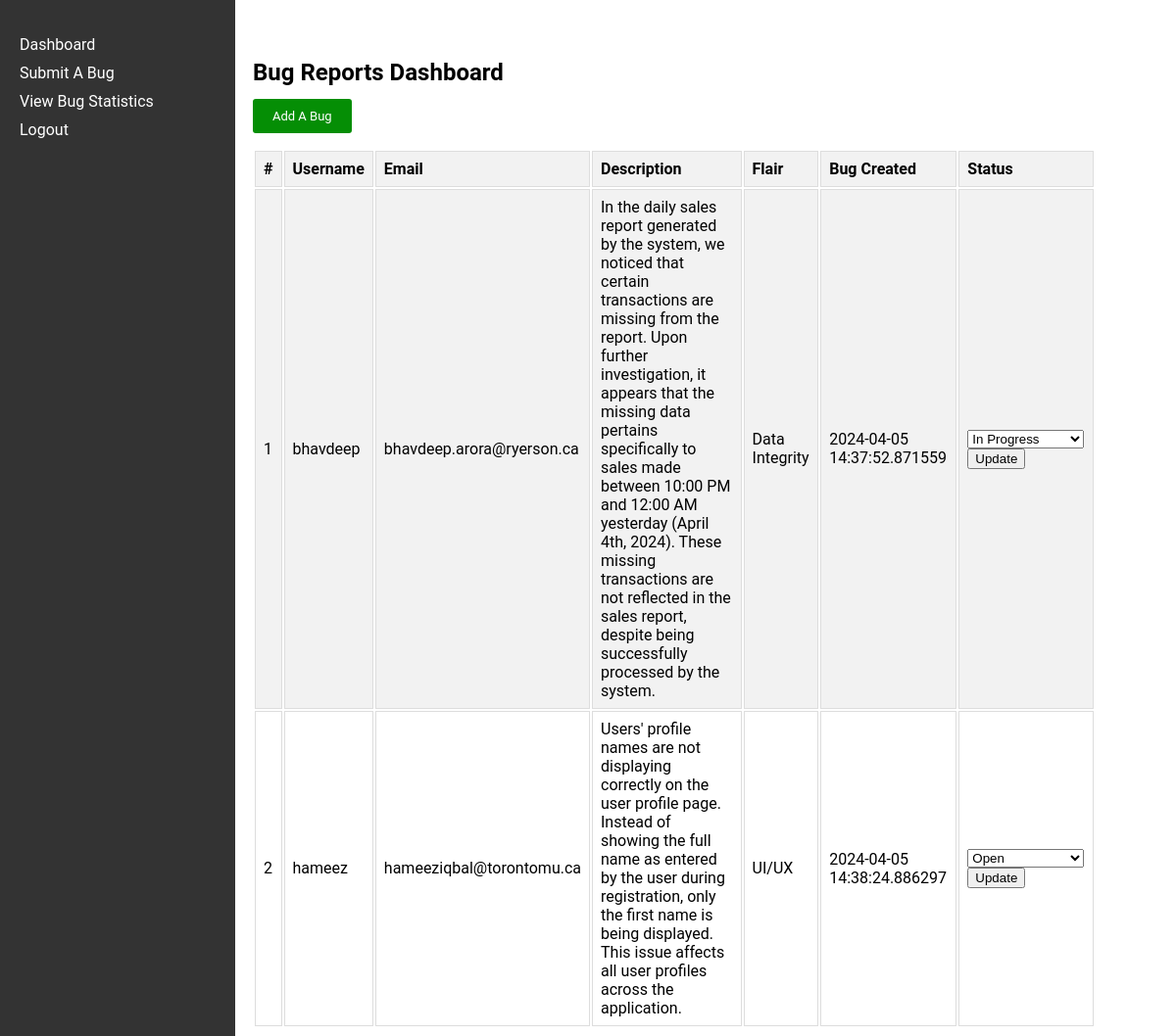
Page /dashboard on the earlier database version.
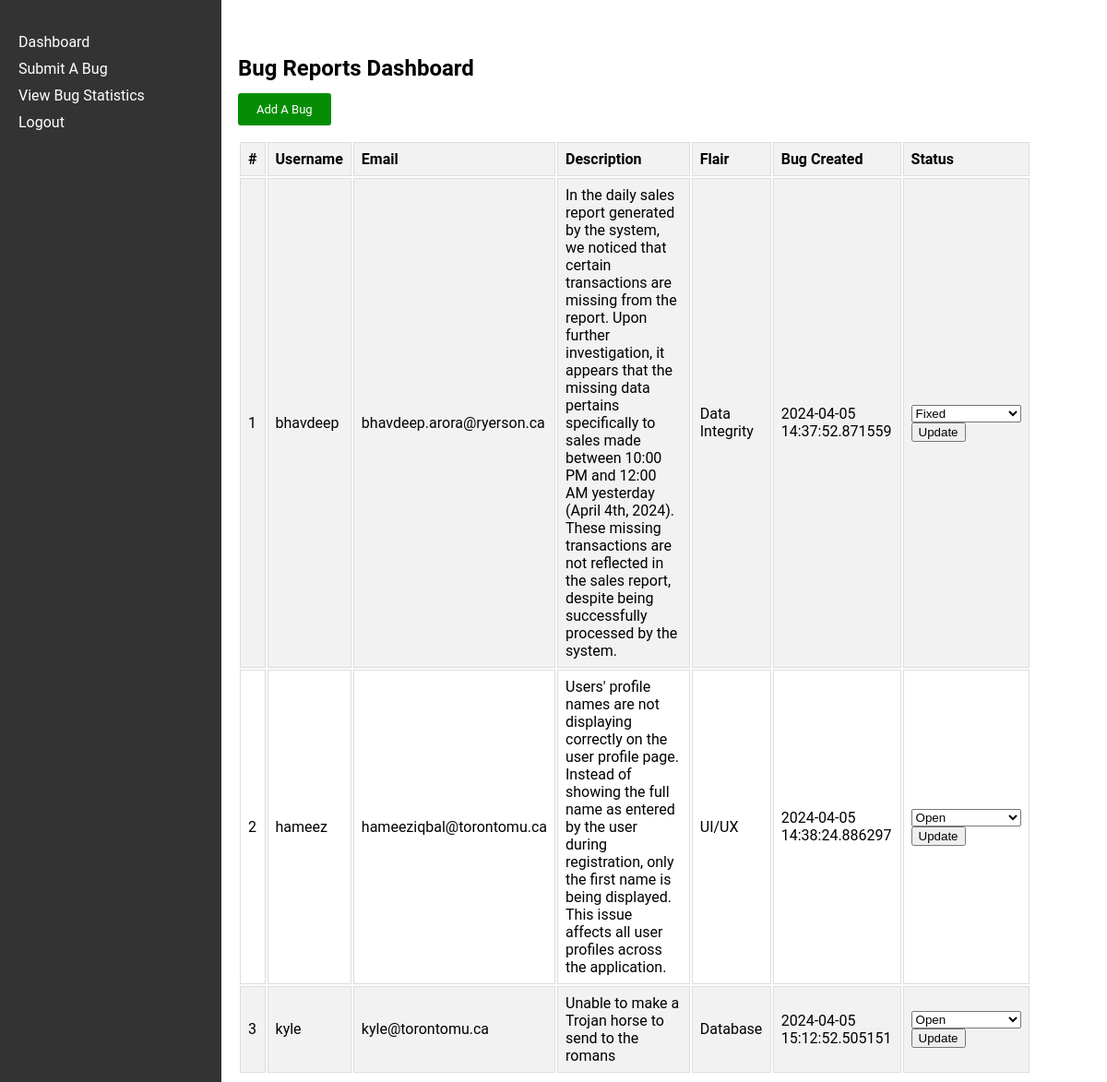
Same page on the later database version.
### app.py (models this page shows)
class Bug(db.Model, UserMixin):
    id = db.Column(db.Integer, primary_key=True)
    username = db.Column(db.String(20), nullable=False)
    email = db.Column(db.String(50), nullable=False)
    bug_description = db.Column(db.String(800), nullable=False)
    bug_flair = db.Column(db.String(20), nullable=True)
    bug_status = db.Column(db.String(20), nullable=True)
    timestamp = db.Column(db.DateTime, nullable=False, default=datetime.now)

### app.py (the view)
@app.route('/dashboard', methods=['GET', 'POST'])
def dashboard():
    bug_reports = Bug.query.all()
    return render_template('dashboard.html', bug_reports=bug_reports)

### templates/dashboard.html (shortened to what this page needs)
<!DOCTYPE html>
<html lang="en">
<head>
    <link rel="stylesheet" href="../static/dashboard.css">
</head>
<body>
    <div class="navbar">
        <ul>
            <li><a href="{{ url_for('dashboard') }}">Dashboard</a></li>
            <li><a href="{{ url_for('submit_bug') }}">Submit A Bug</a></li>
            <li><a href="">View Bug Statistics</a></li>
            <li><a href="{{ url_for('logout') }}">Logout</a></li>
        </ul>
    </div>
    <div class="table">
        <h2>Bug Reports Dashboard</h2>
        <a href="{{ url_for('submit_bug') }}" class="add-a-bug">Add A Bug</a>
        <table class="bug-report-table">
            <tr>
                <th>#</th>
                <th>Username</th>
                <th>Email</th>
                <th>Description</th>
                <th>Flair</th>
                <th>Bug Created</th>
                <th>Status</th>
            </tr>
            {% for bug in bug_reports %}
            <tr>
                <td>{{ bug.id }}</td>
                <td>{{ bug.username }}</td>
                <td>{{ bug.email }}</td>
                <td>{{ bug.bug_description }}</td>
                <td>{{ bug.bug_flair }}</td>
                <td>{{ bug.timestamp }}</td>
                <td>
                    <form method="POST" action="{{ url_for('update_bug_status', bug_id=bug.id) }}">
                        <select name="bug_status">
                            <option value="Open" {% if bug.bug_status == 'Open' %} selected {% endif %}>Open</option>
                            <option value="In Progress" {% if bug.bug_status == 'In Progress' %} selected {% endif %}>In Progress</option>
                            <option value="Fixed" {% if bug.bug_status == 'Fixed' %} selected {% endif %}>Fixed</option>
                        </select>
                        <input type="submit" value="Update">
                    </form>
                </td>
            </tr>
            {% endfor %}
        </table>
    </div>
</body>
</html>

### static/dashboard.css (style rules this page uses)
body { font-family: "Roboto", sans-serif; }
.navbar { width: 200px; height: 100%; position: fixed; top: 0; left: 0; background-color: #333; padding: 20px; color: white; }
.navbar ul { list-style-type: none; padding: 0; }
.navbar li { margin-bottom: 10px; }
.navbar li a { color: white; text-decoration: none; }
.table { margin-left: 250px; width: calc(98% - 300px); margin-top: 60px; border-collapse: collapse; }
.table th, .table td { border: 1px solid #ddd; padding: 8px; }
.table th { background-color: #f2f2f2; text-align: left; }
.table tr:nth-child(even) { background-color: #f2f2f2; }
.add-a-bug { background-color: rgb(5, 142, 5); color: #fff; border: none; border-radius: 3px; padding: 10px 20px; cursor: pointer; text-decoration: none; font-size: small; }
.bug-report-table { margin-top: 25px; }

Differences in the rows shown:
changed Bug "bhavdeep": bug_status "In Progress" → "Fixed"
added Bug: id "3", username "kyle", email "kyle@torontomu.ca", bug_description "Unable to make a Trojan horse to send to the romans", bug_flair "Database", timestamp "2024-04-05 15:12:52.505151", bug_status "Open"
